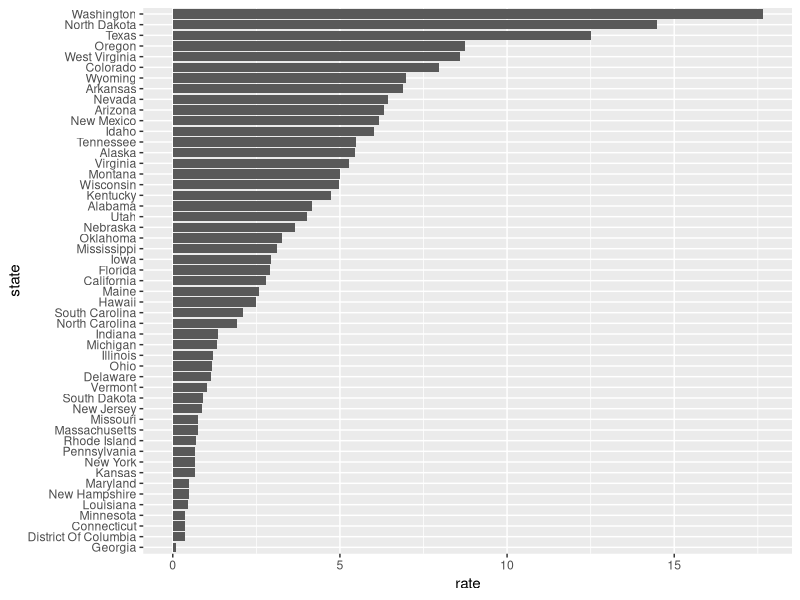
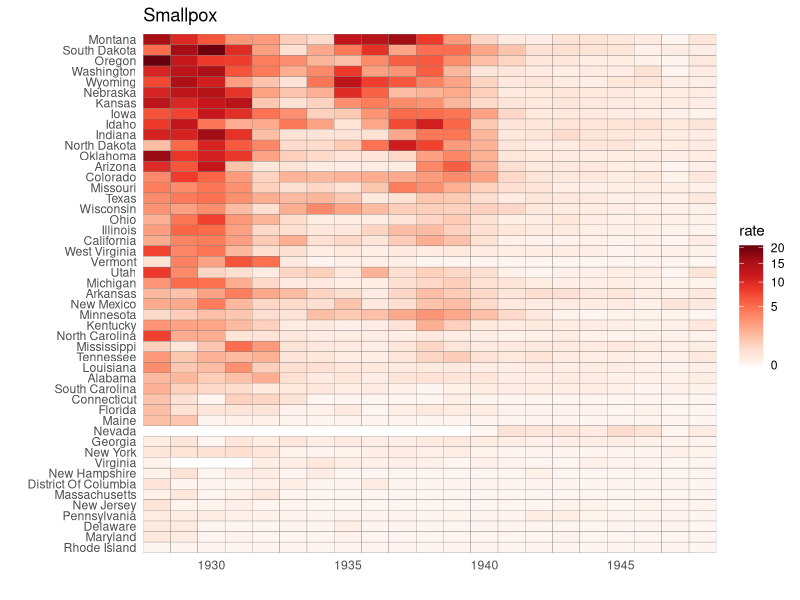
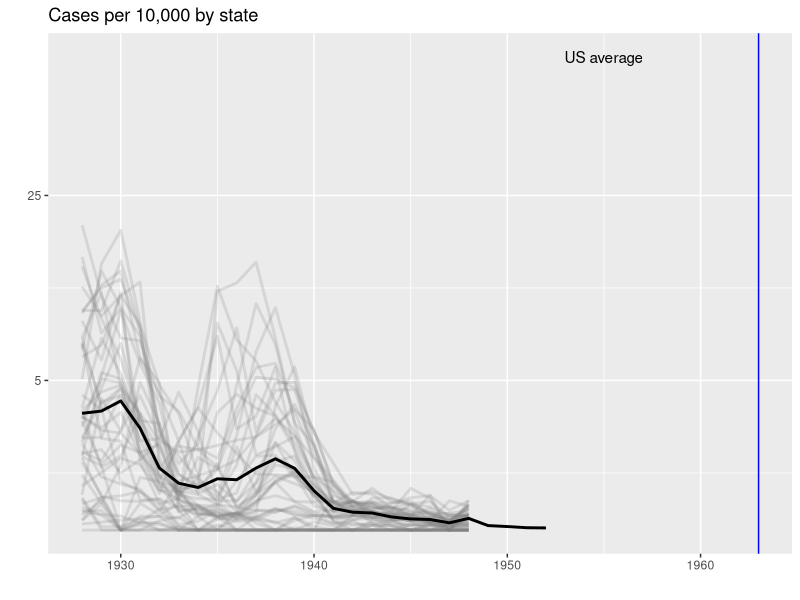
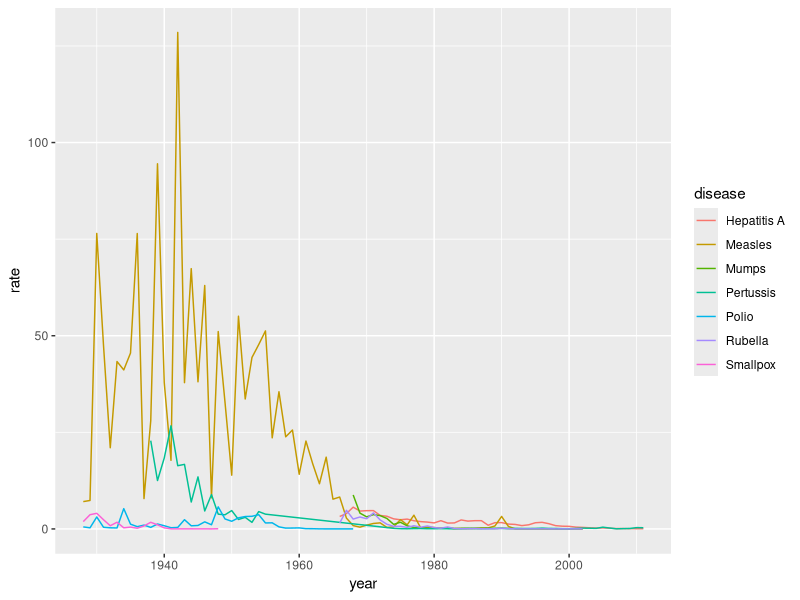
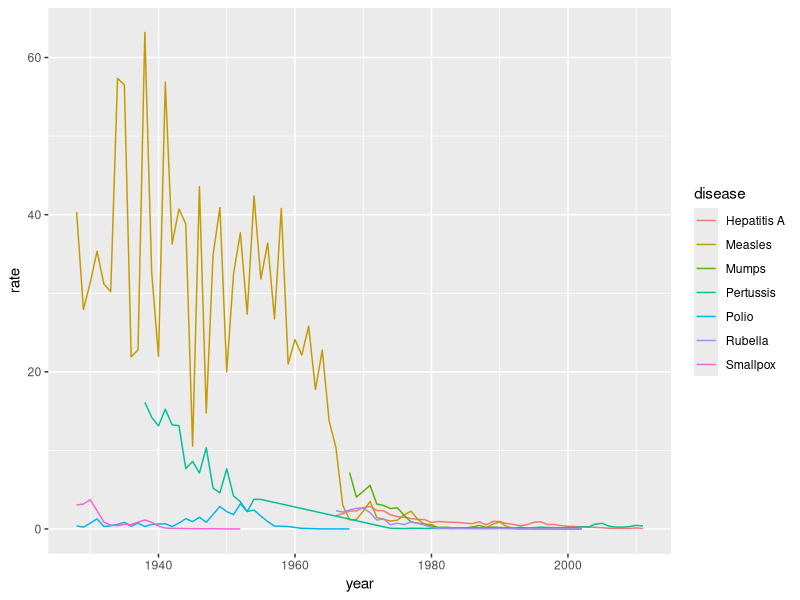

Generate these figures, in order, with R:
## Section 5 Assessments 

library(dplyr)
library(ggplot2)
library(dslabs)
dat <- us_contagious_diseases %>%
  filter(year == 1967 & disease=="Measles" & !is.na(population)) %>% mutate(rate = count / population * 10000 * 52 / weeks_reporting)
state <- dat$state 
rate <- dat$count/(dat$population/10000)*(52/dat$weeks_reporting) 

state <- reorder(state, rate)
print(state)
levels(state)

data(us_contagious_diseases)

dat <- us_contagious_diseases %>% filter(year == 1967 & disease=="Measles" & count>0 & !is.na(population)) %>%
  mutate(rate = count / population * 10000 * 52 / weeks_reporting) %>% mutate(state = reorder(state, rate))

dat %>% ggplot(aes(state, rate)) +
  geom_bar(stat="identity") +
  coord_flip()

## Part 3 

library(dplyr)
library(ggplot2)
library(RColorBrewer)
library(dslabs)
data(us_contagious_diseases)

the_disease = "Smallpox"
dat <- us_contagious_diseases %>% 
  filter(!state%in%c("Hawaii","Alaska") & disease == the_disease) %>% 
  mutate(rate = count / population * 10000) %>% 
  mutate(state = reorder(state, rate)) %>% filter(weeks_reporting >= 10)


dat %>% ggplot(aes(year, state, fill = rate)) + 
  geom_tile(color = "grey50") + 
  scale_x_continuous(expand=c(0,0)) + 
  scale_fill_gradientn(colors = brewer.pal(9, "Reds"), trans = "sqrt") + 
  theme_minimal() + 
  theme(panel.grid = element_blank()) + 
  ggtitle(the_disease) + 
  ylab("") + 
  xlab("")

## lines 


library(dplyr)
library(ggplot2)
library(dslabs)
library(RColorBrewer)
data(us_contagious_diseases)

the_disease = "Smallpox"
dat <- us_contagious_diseases %>%
  filter(!state%in%c("Hawaii","Alaska") & disease == the_disease) %>%
  mutate(rate = count / population * 10000) %>%
  mutate(state = reorder(state, rate))  %>% filter(weeks_reporting >= 10)

avg <- us_contagious_diseases %>%
  filter(disease==the_disease) %>% group_by(year) %>%
  summarize(us_rate = sum(count, na.rm=TRUE)/sum(population, na.rm=TRUE)*10000)

dat %>% ggplot() +
  geom_line(aes(year, rate, group = state),  color = "grey50", 
            show.legend = FALSE, alpha = 0.2, size = 1) +
  geom_line(mapping = aes(year, us_rate),  data = avg, size = 1, color = "black") +
  scale_y_continuous(trans = "sqrt", breaks = c(5,25,125,300)) + 
  ggtitle("Cases per 10,000 by state") + 
  xlab("") + 
  ylab("") +
  geom_text(data = data.frame(x=1955, y=50), mapping = aes(x, y, label="US average"), color="black") + 
  geom_vline(xintercept=1963, col = "blue")

## question 3 - cali 

library(dplyr)
library(ggplot2)
library(dslabs)
library(RColorBrewer)
data(us_contagious_diseases)

us_contagious_diseases %>% filter(state=="California" & weeks_reporting >= 10) %>% 
  group_by(year, disease) %>%
  summarize(rate = sum(count)/sum(population)*10000) %>%
  ggplot(aes(year, rate,color=disease)) + 
  geom_line()

## question 4 

library(dplyr)
library(ggplot2)
library(dslabs)
library(RColorBrewer)
data(us_contagious_diseases)

us_contagious_diseases %>% filter (!is.na(population)) %>% 
  group_by(year, disease) %>%
  summarize(rate = sum(count)/sum(population)*10000) %>%
  ggplot(aes(year, rate,color=disease)) + 
  geom_line()
